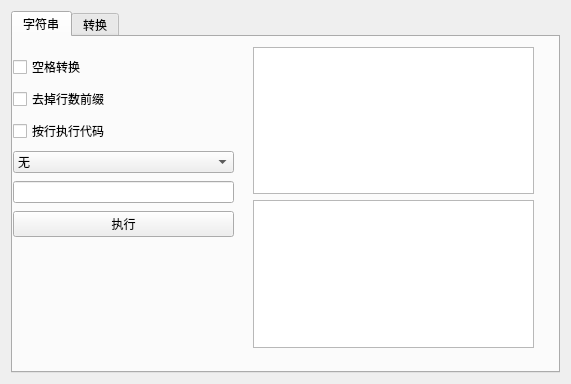
<?xml version="1.0" encoding="UTF-8"?>
<ui version="4.0">
 <class>Form</class>
 <widget class="QWidget" name="Form">
  <property name="geometry">
   <rect>
    <x>0</x>
    <y>0</y>
    <width>571</width>
    <height>384</height>
   </rect>
  </property>
  <property name="windowTitle">
   <string>Ybw_Tool</string>
  </property>
  <property name="windowIcon">
   <iconset>
    <normaloff>:/icon/icon.ico</normaloff>:/icon/icon.ico</iconset>
  </property>
  <layout class="QGridLayout" name="gridLayout">
   <item row="1" column="0">
    <widget class="QTabWidget" name="tabWidget">
     <property name="currentIndex">
      <number>0</number>
     </property>
     <widget class="QWidget" name="string">
      <attribute name="title">
       <string>字符串</string>
      </attribute>
      <widget class="QWidget" name="layoutWidget_2">
       <property name="geometry">
        <rect>
         <x>0</x>
         <y>10</y>
         <width>221</width>
         <height>201</height>
        </rect>
       </property>
       <layout class="QVBoxLayout" name="verticalLayout_2" stretch="0,0,0,0,0,0">
        <property name="spacing">
         <number>0</number>
        </property>
        <property name="sizeConstraint">
         <enum>QLayout::SetDefaultConstraint</enum>
        </property>
        <property name="leftMargin">
         <number>0</number>
        </property>
        <property name="rightMargin">
         <number>0</number>
        </property>
        <property name="bottomMargin">
         <number>0</number>
        </property>
        <item>
         <widget class="QCheckBox" name="space">
          <property name="text">
           <string>空格转换</string>
          </property>
         </widget>
        </item>
        <item>
         <widget class="QCheckBox" name="number">
          <property name="text">
           <string>去掉行数前缀</string>
          </property>
         </widget>
        </item>
        <item>
         <widget class="QCheckBox" name="line">
          <property name="text">
           <string>按行执行代码</string>
          </property>
         </widget>
        </item>
        <item>
         <widget class="QComboBox" name="mulselect">
          <item>
           <property name="text">
            <string>无</string>
           </property>
          </item>
          <item>
           <property name="text">
            <string>空格转换</string>
           </property>
          </item>
          <item>
           <property name="text">
            <string>去掉行数前缀</string>
           </property>
          </item>
          <item>
           <property name="text">
            <string>辣鸡题目检测</string>
           </property>
          </item>
          <item>
           <property name="text">
            <string>'$'.join(c.split('$'))</string>
           </property>
          </item>
         </widget>
        </item>
        <item>
         <widget class="QLineEdit" name="code">
          <property name="inputMethodHints">
           <set>Qt::ImhPreferNumbers</set>
          </property>
          <property name="text">
           <string/>
          </property>
          <property name="alignment">
           <set>Qt::AlignCenter</set>
          </property>
         </widget>
        </item>
        <item>
         <widget class="QPushButton" name="exec">
          <property name="text">
           <string>执行</string>
          </property>
         </widget>
        </item>
       </layout>
      </widget>
      <widget class="QWidget" name="layoutWidget_3">
       <property name="geometry">
        <rect>
         <x>240</x>
         <y>10</y>
         <width>281</width>
         <height>301</height>
        </rect>
       </property>
       <layout class="QVBoxLayout" name="verticalLayout">
        <item>
         <widget class="QTextEdit" name="origin"/>
        </item>
        <item>
         <widget class="QTextEdit" name="res">
          <property name="inputMethodHints">
           <set>Qt::ImhNone</set>
          </property>
         </widget>
        </item>
       </layout>
      </widget>
     </widget>
     <widget class="QWidget" name="chick">
      <attribute name="title">
       <string>转换</string>
      </attribute>
      <widget class="QWidget" name="verticalLayoutWidget_2">
       <property name="geometry">
        <rect>
         <x>10</x>
         <y>10</y>
         <width>321</width>
         <height>381</height>
        </rect>
       </property>
       <layout class="QVBoxLayout" name="verticalLayout_3">
        <item>
         <widget class="QTextEdit" name="oct"/>
        </item>
        <item>
         <widget class="QTextEdit" name="hex"/>
        </item>
        <item>
         <widget class="QTextEdit" name="str"/>
        </item>
        <item>
         <widget class="QTextEdit" name="ansi"/>
        </item>
        <item>
         <widget class="QTextEdit" name="unicode"/>
        </item>
       </layout>
      </widget>
      <widget class="QPushButton" name="trans">
       <property name="geometry">
        <rect>
         <x>430</x>
         <y>10</y>
         <width>91</width>
         <height>311</height>
        </rect>
       </property>
       <property name="text">
        <string>转换</string>
       </property>
      </widget>
      <widget class="QLabel" name="label">
       <property name="geometry">
        <rect>
         <x>330</x>
         <y>30</y>
         <width>54</width>
         <height>12</height>
        </rect>
       </property>
       <property name="text">
        <string>oct</string>
       </property>
      </widget>
      <widget class="QLabel" name="label_2">
       <property name="geometry">
        <rect>
         <x>330</x>
         <y>100</y>
         <width>54</width>
         <height>12</height>
        </rect>
       </property>
       <property name="text">
        <string>hex</string>
       </property>
      </widget>
      <widget class="QLabel" name="label_3">
       <property name="geometry">
        <rect>
         <x>330</x>
         <y>160</y>
         <width>54</width>
         <height>12</height>
        </rect>
       </property>
       <property name="text">
        <string>str</string>
       </property>
      </widget>
      <widget class="QLabel" name="label_4">
       <property name="geometry">
        <rect>
         <x>330</x>
         <y>220</y>
         <width>54</width>
         <height>12</height>
        </rect>
       </property>
       <property name="text">
        <string>ansi</string>
       </property>
      </widget>
      <widget class="QLabel" name="label_5">
       <property name="geometry">
        <rect>
         <x>330</x>
         <y>280</y>
         <width>54</width>
         <height>12</height>
        </rect>
       </property>
       <property name="text">
        <string>unicode</string>
       </property>
      </widget>
     </widget>
    </widget>
   </item>
  </layout>
 </widget>
 <resources>
  <include location="ctf_tools/pass_tool/ic.qrc"/>
 </resources>
 <connections/>
 <slots>
  <slot>plusBtnClicked()</slot>
  <slot>subBtnClicked()</slot>
  <slot>b64en()</slot>
  <slot>b64de()</slot>
  <slot>caesarBtnClicked()</slot>
  <slot>changeBtnClicked()</slot>
  <slot>allBtnClicked()</slot>
 </slots>
</ui>
